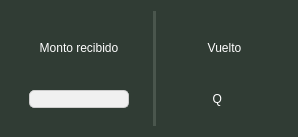
                     <widget class="QFrame" name="frame_51">
                      <property name="styleSheet">
                       <string notr="true">border-top-left-radius:15px;
border-top-right-radius:15px;
border-bottom-left-radius:15px;
border-bottom-right-radius:15px;
background-color: rgb(48, 60, 52);</string>
                      </property>
                      <property name="frameShape">
                       <enum>QFrame::StyledPanel</enum>
                      </property>
                      <property name="frameShadow">
                       <enum>QFrame::Raised</enum>
                      </property>
                      <layout class="QHBoxLayout" name="horizontalLayout_32">
                       <item>
                        <widget class="QFrame" name="frame_48">
                         <property name="minimumSize">
                          <size>
                           <width>125</width>
                           <height>0</height>
                          </size>
                         </property>
                         <property name="frameShape">
                          <enum>QFrame::StyledPanel</enum>
                         </property>
                         <property name="frameShadow">
                          <enum>QFrame::Raised</enum>
                         </property>
                         <layout class="QVBoxLayout" name="verticalLayout_16">
                          <item>
                           <widget class="QLabel" name="label_31">
                            <property name="minimumSize">
                             <size>
                              <width>0</width>
                              <height>55</height>
                             </size>
                            </property>
                            <property name="maximumSize">
                             <size>
                              <width>16777215</width>
                              <height>55</height>
                             </size>
                            </property>
                            <property name="styleSheet">
                             <string notr="true">color: rgb(255,255,255);
font: bold 9pt &quot;Nunito&quot;;</string>
                            </property>
                            <property name="text">
                             <string>Monto recibido</string>
                            </property>
                            <property name="alignment">
                             <set>Qt::AlignCenter</set>
                            </property>
                           </widget>
                          </item>
                          <item>
                           <widget class="QFrame" name="frame_56">
                            <property name="frameShape">
                             <enum>QFrame::StyledPanel</enum>
                            </property>
                            <property name="frameShadow">
                             <enum>QFrame::Raised</enum>
                            </property>
                            <layout class="QHBoxLayout" name="horizontalLayout_33">
                             <item>
                              <widget class="QLineEdit" name="lineEdit_3">
                               <property name="minimumSize">
                                <size>
                                 <width>15</width>
                                 <height>0</height>
                                </size>
                               </property>
                               <property name="maximumSize">
                                <size>
                                 <width>100</width>
                                 <height>16777215</height>
                                </size>
                               </property>
                               <property name="styleSheet">
                                <string notr="true">font: bold 9pt &quot;Nunito&quot;;
background-color: #f0f0f0; /* Color de fondo deseado */
border: 1px solid #ccc; /* Color del borde deseado */
border-top-left-radius:5px;
border-top-right-radius:5px;
border-bottom-left-radius:5px;
border-bottom-right-radius:5px;</string>
                               </property>
                              </widget>
                             </item>
                            </layout>
                           </widget>
                          </item>
                         </layout>
                        </widget>
                       </item>
                       <item>
                        <widget class="QFrame" name="frame_61">
                         <property name="minimumSize">
                          <size>
                           <width>3</width>
                           <height>0</height>
                          </size>
                         </property>
                         <property name="maximumSize">
                          <size>
                           <width>5</width>
                           <height>150</height>
                          </size>
                         </property>
                         <property name="styleSheet">
                          <string notr="true">background-color: rgb(74, 86, 77);</string>
                         </property>
                         <property name="frameShape">
                          <enum>QFrame::StyledPanel</enum>
                         </property>
                         <property name="frameShadow">
                          <enum>QFrame::Raised</enum>
                         </property>
                        </widget>
                       </item>
                       <item>
                        <widget class="QFrame" name="frame_52">
                         <property name="minimumSize">
                          <size>
                           <width>125</width>
                           <height>0</height>
                          </size>
                         </property>
                         <property name="frameShape">
                          <enum>QFrame::StyledPanel</enum>
                         </property>
                         <property name="frameShadow">
                          <enum>QFrame::Raised</enum>
                         </property>
                         <layout class="QVBoxLayout" name="verticalLayout_21">
                          <item>
                           <widget class="QLabel" name="label_32">
                            <property name="minimumSize">
                             <size>
                              <width>0</width>
                              <height>55</height>
                             </size>
                            </property>
                            <property name="maximumSize">
                             <size>
                              <width>16777215</width>
                              <height>55</height>
                             </size>
                            </property>
                            <property name="styleSheet">
                             <string notr="true">color: rgb(255,255,255);
font: bold 9pt &quot;Nunito&quot;;</string>
                            </property>
                            <property name="text">
                             <string>Vuelto</string>
                            </property>
                            <property name="alignment">
                             <set>Qt::AlignCenter</set>
                            </property>
                           </widget>
                          </item>
                          <item>
                           <widget class="QFrame" name="frame_62">
                            <property name="frameShape">
                             <enum>QFrame::StyledPanel</enum>
                            </property>
                            <property name="frameShadow">
                             <enum>QFrame::Raised</enum>
                            </property>
                            <layout class="QHBoxLayout" name="horizontalLayout_34">
                             <item>
                              <widget class="QLabel" name="label_34">
                               <property name="styleSheet">
                                <string notr="true">color: rgb(255,255,255);
font: bold 9pt &quot;Nunito&quot;;</string>
                               </property>
                               <property name="text">
                                <string>Q</string>
                               </property>
                               <property name="alignment">
                                <set>Qt::AlignRight|Qt::AlignTrailing|Qt::AlignVCenter</set>
                               </property>
                              </widget>
                             </item>
                             <item>
                              <widget class="QLabel" name="label_33">
                               <property name="styleSheet">
                                <string notr="true">color: rgb(255,255,255);
font: bold 9pt &quot;Nunito&quot;;</string>
                               </property>
                               <property name="text">
                                <string/>
                               </property>
                               <property name="alignment">
                                <set>Qt::AlignLeading|Qt::AlignLeft|Qt::AlignVCenter</set>
                               </property>
                              </widget>
                             </item>
                            </layout>
                           </widget>
                          </item>
                         </layout>
                        </widget>
                       </item>
                      </layout>
                     </widget>
